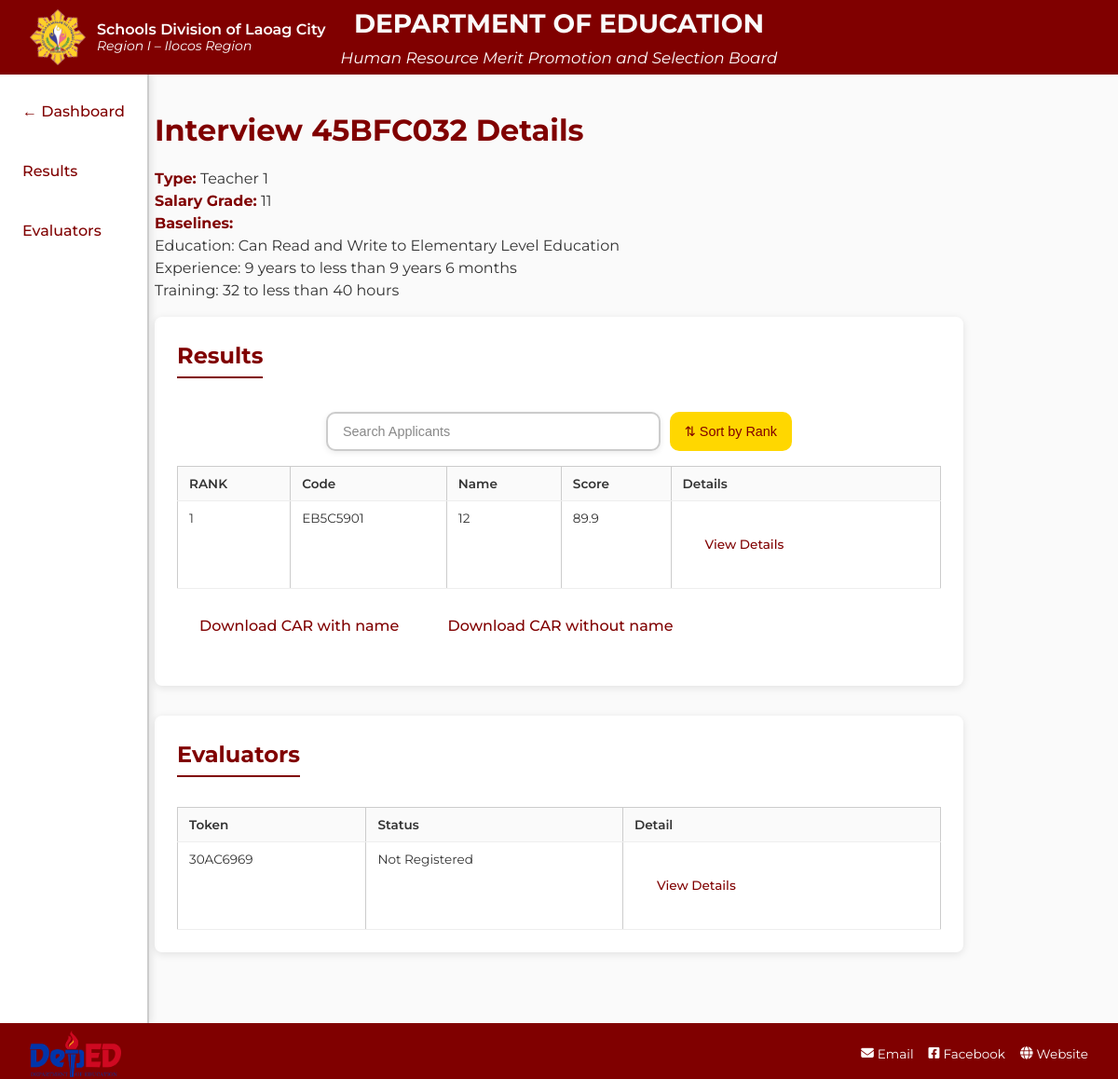
/admin/interview/45BFC032 (signed in), run on the app's committed database.
### app.py (models this page shows)
class Interview(db.Model):
    __tablename__ = "interviews"
    id              = db.Column(db.UnicodeText, primary_key=True)
    date            = db.Column(db.Date, nullable=False)
    base_edu        = db.Column(db.Integer, nullable=False)
    base_exp        = db.Column(db.Integer, nullable=False)
    base_trn        = db.Column(db.Integer, nullable=False)
    type            = db.Column(
                        db.Enum(
                          "non teaching",
                          "teacher 1",
                          "school administration",
                          "related teaching",
                          "higher teaching",
                          name="interview_type"
                        ),
                        nullable=False,
                        default="non teaching"
                      )
    position_title  = db.Column(db.UnicodeText)
    sg_level        = db.Column(db.UnicodeText)
    weight_struct   = db.Column(db.UnicodeText)
    app_struct   = db.Column(db.UnicodeText)
    eval_struct   = db.Column(db.UnicodeText)
    status          = db.Column(db.String(7))
    evaluator_tokens = db.relationship(
        "EvaluatorToken",
        back_populates="interview",
        cascade="all, delete-orphan",
        passive_deletes=True
    )
    applicants = db.relationship(
        "Applicant",
        back_populates="interview",
        cascade="all, delete-orphan",
        passive_deletes=True
    )
    evaluations = db.relationship(
        "Evaluation",
        back_populates="interview",
        cascade="all, delete-orphan",
        passive_deletes=True
    )

class Applicant(db.Model):
    __tablename__ = "applicants"
    code           = db.Column(db.UnicodeText, primary_key=True)
    interview_id   = db.Column(
                       db.String(8),
                       db.ForeignKey("interviews.id", ondelete="CASCADE"),
                       nullable=False
                     )
    name           = db.Column(db.UnicodeText, nullable=False)
    address        = db.Column(db.UnicodeText, nullable=False)
    contact_number = db.Column(db.UnicodeText, nullable=False)
    email_addr     = db.Column(db.UnicodeText, nullable=False)
    birthday       = db.Column(db.Date, nullable=False)
    age            = db.Column(db.Integer, nullable=False)
    sex            = db.Column(db.String(16), nullable=False)
    raw_edu        = db.Column(db.Integer, nullable=False)
    raw_exp        = db.Column(db.Integer, nullable=False)
    raw_trn        = db.Column(db.Integer, nullable=False)
    extra_data     = db.Column(db.Text, nullable=True)
    interview      = db.relationship(
                       "Interview",
                       back_populates="applicants"
                     )

class EvaluatorToken(db.Model):
    __tablename__ = "evaluator_tokens"
    token        = db.Column(db.String(8), primary_key=True)
    interview_id = db.Column(
                      db.String(8),
                      db.ForeignKey("interviews.id", ondelete="CASCADE"),
                      nullable=False
                    )
    registered   = db.Column(db.Boolean, default=False, nullable=False)
    interview    = db.relationship(
                      "Interview",
                      back_populates="evaluator_tokens"
                    )

### app.py (the view)
@app.route("/admin/interview/<iid>")
@admin_required
def admin_interview_detail(iid):
    iv = Interview.query.get_or_404(iid)
    applicants = iv.applicants
    eval_tokens = iv.evaluator_tokens
    th = TableHandler()
    ed_labels = th.parse_table("table", "education")
    ex_labels = th.parse_table("table", "experience")
    tr_labels = th.parse_table("table", "training")
    applicant_structure = json.loads(iv.app_struct)
    applicants_total_score : list[tuple] = []
    for applicant in applicants:
        applicants_total_score.append((applicant.code, applicant.name, calculate_applicant_score(applicant_data=applicant, eval_struct=json.loads(iv.eval_struct))[0]))
    applicants_total_score = sorted(applicants_total_score, key= lambda x : -x[2])
    return render_template("admin_interview_detail.html",
                           interview=iv,
                           applicants=applicants,
                           applicant_structure=applicant_structure,
                           applicants_total_score=applicants_total_score,
                           eval_tokens=eval_tokens,
                           ed_labels=ed_labels,
                           ex_labels=ex_labels,
                           tr_labels=tr_labels)

### app.py (called while the page is built, shortened)
def calculate_applicant_score(applicant_data : Applicant, eval_struct):
    eval_records = Evaluation.query.filter_by(
         interview_id=applicant_data.interview_id,
         applicant_code=applicant_data.code
    ).all()
    applicant_data_score = calculate_baseline_score(applicant_data, applicant_data.interview)
    total_score = applicant_data_score['edu'] +applicant_data_score['exp'] + applicant_data_score['trn']
    app_json = json.loads(applicant_data.extra_data)
    eval_score = 0
    for field in app_json.keys():
        total_score += app_json[field]
    return total_score, eval_score

def admin_required(f):
    @wraps(f)
    def wrapper(*args, **kwargs):
        if not session.get("admin"):
            return redirect(url_for("admin_login"))
        return f(*args, **kwargs)
    return wrapper

### scripts/criteriatable.py (called while the page is built)
    def get_score(self, score: int, baseline: int) -> int:
        return max(score - baseline, 0)

### scripts/incrementstable.py (called while the page is built)
    def get_score(self, un_transmutated_score: int, table: dict[str, dict[str, int]]) -> int:
        if not table:
            raise ValueError("No increments table provided.")
        sorted_keys = sorted(table.keys(), key=lambda x: int(x))
        for bracket in sorted_keys:
            if un_transmutated_score <= table[bracket]["MAX"]:
                return int(bracket)
        return int(sorted_keys[-1])

### scripts/table_handler.py (called while the page is built)
    def parse_table(self, t_type: str = "table", s_type: str = "education") -> dict:
        path = f"{PATHS[t_type]}/{s_type}.json"
        try:
            with open(path, encoding="utf-8") as fp:
                return json.load(fp)
        except FileNotFoundError:
            return {}

### templates/admin_interview_detail.html (shortened to what this page needs)
<!doctype html>
<html lang="en">
<head>
  <link href="https://cdnjs.cloudflare.com/ajax/libs/font-awesome/6.4.0/css/all.min.css" rel="stylesheet">
  <link rel="stylesheet" href="{{ url_for('static', filename='./css/admin_interview_detail.css') }}">
</head>
<body>
  <header class="site-banner" role="banner">
    <div class="banner-top">
      <div class="banner-left-group">
        <img src="{{ url_for('static', filename='images/deped_seal.png') }}" alt="DepEd Logo" class="banner-logo" />
        <div class="banner-left-text">
          <p class="sub-banner-dept">Schools Division of Laoag City</p>
          <p class="sub-banner-region">Region I – Ilocos Region</p>
        </div>
      </div>
      <div class="banner-text">
        <h1>DEPARTMENT OF EDUCATION</h1>
        <p class="banner-subtitle">Human Resource Merit Promotion and Selection Board</p>
      </div>
    </div>
  </header>
  <main class="content-container" role="main">
    <h1>Interview {{ interview.id }} Details</h1>
    <p>
      <strong>Type:</strong> {{ interview.type.capitalize() }}<br>
      <strong>Salary Grade:</strong> {{ interview.sg_level.capitalize() }}<br>
      <strong>Baselines:</strong> <br> Education: {{ ed_labels[interview.base_edu|string] }} <br>
      Experience: {{ ex_labels[interview.base_exp|string] }} <br>
      Training: {{ tr_labels[interview.base_trn|string] }} <br>
    </p>
    <div class="tab-nav">
      <a href="{{ url_for('admin_dashboard') }}" class="btn">← Dashboard</a>
      <a href="#results">Results</a>
      <a href="#evaluators">Evaluators</a>
    </div>
    <section id="results">
      <h2>Results</h2>
      {% if applicants %}
      <div class="sort-controls">
        <input type="text" id="searchBarResults" placeholder="Search Applicants" onkeyup="filterInterviews('Results')">
        <button class="sort-btn" onclick="sortByRank('Results')">⇅ Sort by Rank</button>
      </div>
      <table class="detail-table" id="qual-tableResults">
        <thead>
          <tr>
            <th>RANK</th>
            <th>Code</th>
            <th>Name</th>
            <th>Score</th>
            <th>Details</th>
          </tr>
        </thead>
        <tbody>
          {% for score in applicants_total_score %}
          <tr>
            <td>{{ loop.index }}</td>
            <td>{{ score[0] }}</td>
            <td>{{ score[1] }}</td>
            <td>{{ score[2] | round(2) }}</td>
            <td>
              <a href="{{ url_for('applicant_detail', code=score[0]) }}" class="btn">View Details</a>
            </td>
          </tr>
          {% endfor %}
        </tbody>
      </table>
      <a href="{{ url_for('download_interview_CAR', code=interview.id, f_type='with_name') }}" class="btn"> Download CAR
        with name</a>
      <a href="{{ url_for('download_interview_CAR', code=interview.id, f_type='without_name') }}" class="btn"> Download
        CAR without name</a>
      {% else %}
      <p>No applicants added yet.</p>
      {% endif %}
    </section>
    <section id="evaluators">
      <h2>Evaluators</h2>
      {% if eval_tokens %}
      <table class="detail-table">
        <thead>
          <tr>
            <th>Token</th>
            <th>Status</th>
            <th>Detail</th>
          </tr>
        </thead>
        <tbody>
          {% for et in eval_tokens %}
          <tr>
            <td>{{ et.token }}</td>
            <td>{{ 'Registered' if et.registered else 'Not Registered' }}</td>
            <td>
              <a href="{{ url_for('evaluator_detail', token=et.token) }}" class="btn">View Details</a>
            </td>
          </tr>
          {% endfor %}
        </tbody>
      </table>
      {% else %}
      <p>No evaluator tokens generated yet.</p>
      {% endif %}
    </section>
  </main>
  <footer class="admin-footer">
    <div class="footer-content">
      <div class="footer-logos">
        <img src="{{ url_for('static', filename='images/deped_logo.png') }}" alt="DepEd Logo" />
      </div>
      <div class="footer-links">
        <a href="mailto:laoag.city@deped.gov.ph" title="Email">
          <i class="fas fa-envelope"></i> Email
        </a>
        <a href="https://www.facebook.com/depedtayolaoagcity" target="_blank" title="Facebook">
          <i class="fab fa-facebook-square"></i> Facebook
        </a>
        <a href="https://www.depedlaoagcity.com" target="_blank" title="Website">
          <i class="fas fa-globe"></i> Website
        </a>
      </div>
    </div>
  </footer>
</body>
</html>

### data on the page
Interview: id "45BFC032", type "Teacher 1", sg_level "11", base_edu "Can Read and Write to Elementary Level Education", base_exp "9 years to less than 9 years 6 months", base_trn "32 to less than 40 hours"
Applicant: code "EB5C5901", name "12", score "89.9"
EvaluatorToken: token "30AC6969", registered "Not Registered"
